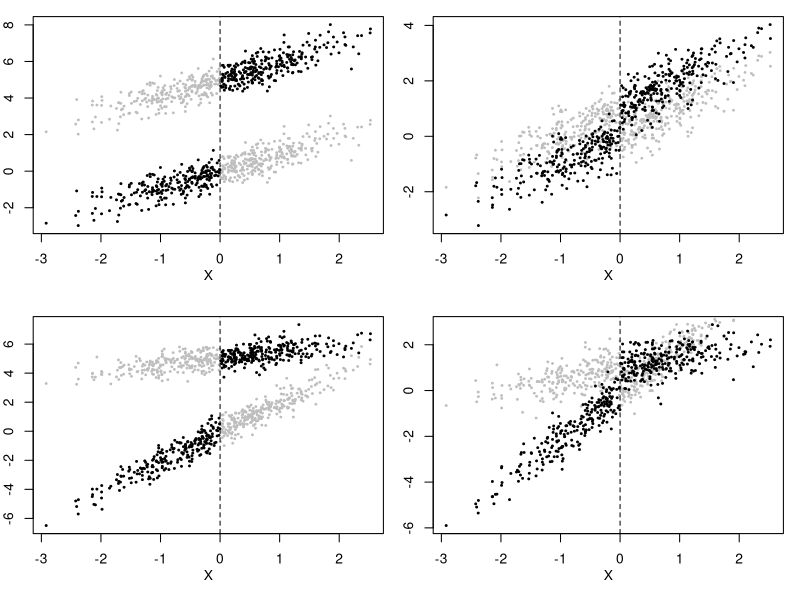

Source code (R):
## ---- chunk 1
#| echo: true
par(mfrow = c(2, 2), mar = c(4, 2, 1, 1), mgp = c(2,1,0))
n   = 500
x   = rnorm(n)
y0  = x + rnorm(n, 0, 0.5)
y1  = y0 + 5
z   = (x>=0)
y   = z*y1 + (1-z)*y0
plot(y0 ~ x, col = "grey", pch = 19, cex = 0.3,
     ylim = c(min(y), max(y)),
     xlab = "X", ylab = "")
points(y1 ~ x, col = "grey", pch = 19, cex = 0.3)
points(y ~ x, col = "black", pch = 19, cex = 0.3)
abline(v = 0, lty = 2)


y0  = x + rnorm(n, 0, 0.5)
y1  = y0 + 1
z   = (x>=0)
y   = z*y1 + (1-z)*y0
plot(y0 ~ x, col = "grey", pch = 19, cex = 0.3,
     ylim = c(min(y), max(y)),
     ylab = "", xlab = "X")
points(y1 ~ x, col = "grey", pch = 19, cex = 0.3)
points(y ~ x, col = "black", pch = 19, cex = 0.3)
abline(v = 0, lty = 2)


y0  = 2*x + rnorm(n, 0, 0.5)
y1  = 5 + 0.5*x + rnorm(n, 0, 0.5)
z   = (x>=0)
y   = z*y1 + (1-z)*y0
plot(y0 ~ x, col = "grey", pch = 19, cex = 0.3,
     ylim = c(min(y), max(y)),
     ylab = "", xlab = "X")
points(y1 ~ x, col = "grey", pch = 19, cex = 0.3)
points(y ~ x, col = "black", pch = 19, cex = 0.3)
abline(v = 0, lty = 2)



y0  = 2*x + rnorm(n, 0, 0.5)
y1  = 1 + 0.5*x + rnorm(n, 0, 0.5)
z   = (x>=0)
y   = z*y1 + (1-z)*y0
plot(y0 ~ x, col = "grey", pch = 19, cex = 0.3,
     ylim = c(min(y), max(y)),
     ylab = "", xlab = "X")
points(y1 ~ x, col = "grey", pch = 19, cex = 0.3)
points(y ~ x, col = "black", pch = 19, cex = 0.3)
abline(v = 0, lty = 2)
